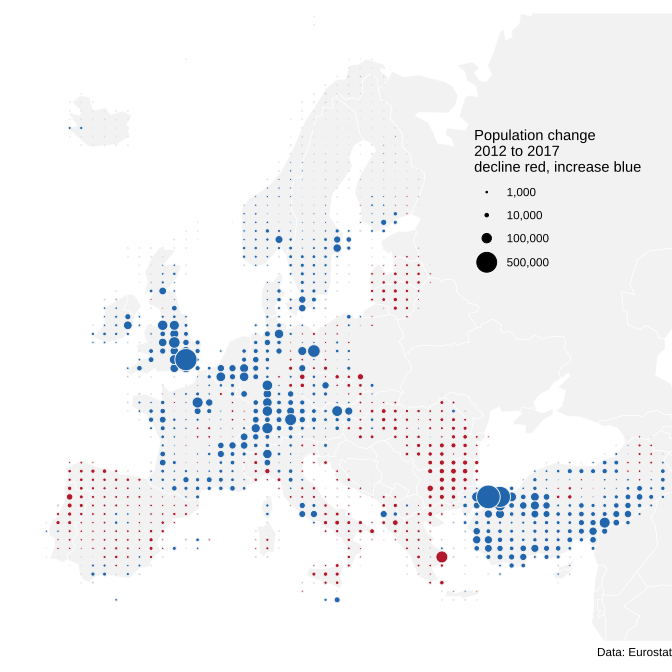

Source code (R):
# Bubble grid map of European population count changes
# Jonas Schöley (2018)

# Init ------------------------------------------------------------

library(eurostat)      # eurostat data
library(rnaturalearth) # worldwide map data
library(tidyverse)     # tidy data transformation
library(lubridate)     # date and time support
library(sf)            # simple features GIS

# Download data ---------------------------------------------------

# download eurostat data of population counts by NUTS-3 region
euro_pop <-
  get_eurostat('demo_r_pjanaggr3', stringsAsFactors = FALSE) %>%
  filter(sex == 'T',
         str_length(geo) == 5, # NUTS-3
         age == 'TOTAL')

# download geospatial data for NUTS-3 regions
euro_nuts3_sf <-
  get_eurostat_geospatial(output_class = 'sf', year = '2021',
                          resolution = '60', nuts_level = 3) %>%
  st_transform(crs = 3035)

# download geospatial data for European and Asian countries
backgroundmap <-
  ne_countries(continent = c('europe', 'asia'), returnclass = 'sf') %>%
  st_transform(crs = 3035)

# calculate difference in absolute population numbers from 2012 to 2017
euro_pop_diff <-
  euro_pop %>%
  filter(year(TIME_PERIOD) %in% c(2012, 2017)) %>%
  spread(TIME_PERIOD, values) %>%
  mutate(pop_diff = `2017-01-01` - `2012-01-01`) %>%
  drop_na()

# Interpolate population data to regular grid ---------------------

# divide the european continent into a 150 by 150 cell grid
euro_grid <-
  st_make_grid(euro_nuts3_sf, n = 150)

# interpolate data to grid
popgrid_sf <-
  euro_nuts3_sf %>%
  # join geodata with population data
  left_join(y = euro_pop_diff, by = c('id' = 'geo')) %>%
  # for st_interpolate_aw to work, only a single variable is allowed
  select(pop_diff) %>%
  # sum population differences from polygons into regular grid cells
  # using areal weighting. total population difference is
  # preserved (extensive=TRUE)
  st_interpolate_aw(to = euro_grid, extensive = TRUE) %>%
  # this results in larger points being plotted below smaller points
  arrange(abs(pop_diff))
  
# Bubble grid map -------------------------------------------------

bubblegrid_plot <-
  popgrid_sf |>
  # add centroids of each grid cell for plotting
  st_centroid() |>
  ggplot() +
  geom_sf(data = backgroundmap, color = 'white', fill = 'grey95') +
  geom_sf(aes(size = abs(pop_diff),
              fill = ifelse(pop_diff >= 0, 'pos', 'neg')),
          shape = 21, color = 'grey95', show.legend = 'point') +
  coord_sf(xlim = c(2.5e6, 7e6), ylim = c(1.35e6,5.55e6), datum = NA) +
  scale_size_area(
    'Population change\n2012 to 2017\ndecline red, increase blue',
    max_size = 8,
    breaks = c(1e3, 1e4, 1e5, 5e5),
    labels = c('1,000', '10,000', '100,000', '500,000'),
    guide = guide_legend(override.aes = list(color = 'black',
                                             fill = 'black'))
  ) +
  scale_fill_manual(values = c(pos = '#2166AC', neg = '#B2182B'),
                    guide = FALSE) +
  theme_void() +
  theme(legend.position = c(0.83, 0.7)) +
  labs(caption = 'Data: Eurostat')

bubblegrid_plot

# Choropleth grid -------------------------------------------------

# choropleth-grid-map
breaks = c(-Inf, -1e5, -1e4, 0, 1e4, 1e5, Inf)
labels = c('-100,000 or less',
           '-10,000 to -100,000', '0 to -10,000',
           '0 to 10,000', '10,000 to 100,000',
           '100,000 or more')

plot_choro_grid <-
  popgrid_sf |>
  ggplot() +
  geom_sf(data = backgroundmap, color = 'white', fill = 'grey95') +
  geom_sf(aes(fill = cut(pop_diff, breaks, labels)), color = NA) +
  coord_sf(xlim = c(2.5e6, 7e6), ylim = c(1.35e6,5.55e6), datum = NA) +
  scale_fill_brewer(name = 'Population change\n2012 to 2017',
                    type = 'div', palette = 5,
                    breaks = labels, # to omit the NA level
                    guide = guide_legend(reverse = TRUE)) +
  theme_void() +
  theme(legend.position = c(0.83, 0.7)) +
  labs(caption = 'Data: Eurostat')

# Export ----------------------------------------------------------

ggsave(
  './bubblegrid/bubblegrid.svg', bubblegrid_plot,
  device = svglite::svglite,
  fix_text_size = FALSE,
  width = 7, height = 7
)
